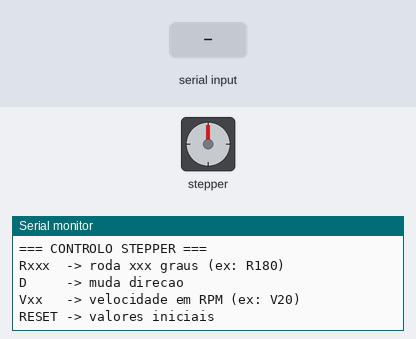
This sketch was run on a simulated ESP32. Parts: stepper motor, the last lines printed to the serial monitor. Wiring (inferred from the names in the program): stepper motor driver (200 steps per turn assumed): step GPIO 25; direction GPIO 26; enable GPIO 27. Inputs (shaded band) come from the test bench.

Above: at 1.2 s.
1.3 s: "D\n" received over Serial
At 2.5 s:
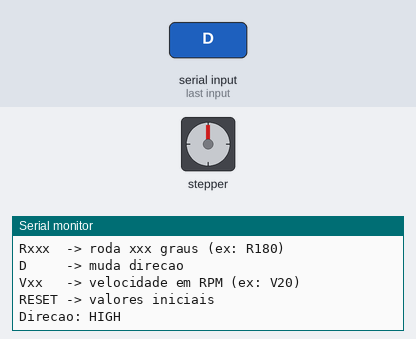
2.8 s: "RESET\n" received over Serial
At 3.9 s:
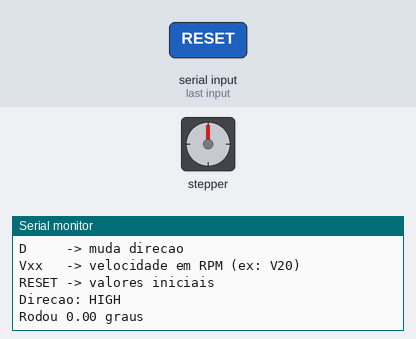
4.3 s: "90,45\n" received over Serial
At 5.1 s:
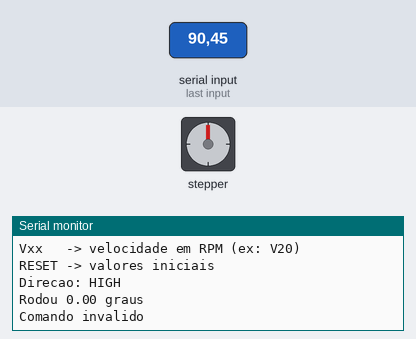

Measured:
- after the input at 1.3 s, the serial monitor: prints a new line at once (image 1)
- after the input at 2.8 s, the serial monitor: prints a new line at once (image 2)
- after the input at 4.3 s, the serial monitor: prints a new line at once (image 3)

The sketch:

stepper.ino
```cpp
// Simples aplicação

/*const byte directionPin = 26;
const byte enablePin    = 27;
const byte stepPin      = 25;
const int stepsPerRev = 200;
// Escolhido pelo utilizador
const float degreesToMove = 30.0;
const float RPM = 10.0;
// Datasheet: > 2.5 micro s high
const int pulseWidthMicros = 5;
int steps;
unsigned long microsBetweenStepsLow;

void setup()
{
  pinMode(enablePin, OUTPUT);
  pinMode(directionPin, OUTPUT);
  pinMode(stepPin, OUTPUT);
  // Ativa motores
  digitalWrite(enablePin, HIGH);
  // Calcular nr de passos
  steps = round(degreesToMove * (stepsPerRev / 360.0));
  // Calcular frequencia (0-200kHz)
  float stepsPerSecond = (RPM / 60.0) * stepsPerRev;
  // Período total em micro s
  float periodMicros = 1e6 / stepsPerSecond;
  // Tempo LOW
  microsBetweenStepsLow = periodMicros - pulseWidthMicros;
  if(microsBetweenStepsLow < 1){
    microsBetweenStepsLow = 1; // Proteção
  }
}

void loop()
{
  digitalWrite(directionPin, LOW);
  moveSteps(steps);

  delay(200);

  digitalWrite(directionPin, HIGH);
  moveSteps(steps);

  delay(200);
}

void moveSteps(int n)
{
  for (int i = 0; i < n; i++)
  {
    digitalWrite(stepPin, HIGH);
    delayMicroseconds(pulseWidthMicros);
    digitalWrite(stepPin, LOW);
    delayMicroseconds(microsBetweenStepsLow);
  }
}*/

// Controlo via comunicação série com PC:
const byte directionPin = 26;
const byte enablePin    = 27;
const byte stepPin      = 25;

const int stepsPerRev = 200;

// ===== Valores configuráveis =====
float degreesToMove = 30.0;
float RPM = 10.0;
bool direction = LOW;

// Datasheet: > 2.5 µs HIGH
const int pulseWidthMicros = 5;

int steps;
unsigned long microsBetweenStepsLow;

// ===== Atualiza parâmetros =====
void updateMotionParams() {
  steps = round(degreesToMove * (stepsPerRev / 360.0));

  float stepsPerSecond = (RPM / 60.0) * stepsPerRev;
  float periodMicros = 1e6 / stepsPerSecond;

  microsBetweenStepsLow = periodMicros - pulseWidthMicros;
  if (microsBetweenStepsLow < 1) microsBetweenStepsLow = 1;
}

void setup() {
  Serial.begin(115200);

  pinMode(enablePin, OUTPUT);
  pinMode(directionPin, OUTPUT);
  pinMode(stepPin, OUTPUT);

  digitalWrite(enablePin, HIGH);

  updateMotionParams();

  Serial.println("=== CONTROLO STEPPER ===");
  Serial.println("Rxxx  -> roda xxx graus (ex: R180)");
  Serial.println("D     -> muda direcao");
  Serial.println("Vxx   -> velocidade em RPM (ex: V20)");
  Serial.println("RESET -> valores iniciais");
}

void loop() {
  if (Serial.available()) {
    String cmd = Serial.readStringUntil('\n');
    cmd.trim();
    cmd.toUpperCase();

    // ---- Rxxx ----
    if (cmd.startsWith("R")) {
      degreesToMove = cmd.substring(1).toFloat();
      updateMotionParams();

      digitalWrite(directionPin, direction);
      moveSteps(steps);

      Serial.print("Rodou ");
      Serial.print(degreesToMove);
      Serial.println(" graus");
    }

    // ---- D ----
    else if (cmd == "D") {
      direction = !direction;
      Serial.print("Direcao: ");
      Serial.println(direction ? "HIGH" : "LOW");
    }

    // ---- Vxx ----
    else if (cmd.startsWith("V")) {
      RPM = cmd.substring(1).toFloat();
      updateMotionParams();

      Serial.print("Velocidade = ");
      Serial.print(RPM);
      Serial.println(" RPM");
    }

    // ---- RESET ----
    else if (cmd == "RESET") {
      degreesToMove = 30.0;
      RPM = 10.0;
      direction = LOW;
      updateMotionParams();

      Serial.println("Reset para valores iniciais");
    }

    else {
      Serial.println("Comando invalido");
    }
  }
}

void moveSteps(int n) {
  for (int i = 0; i < n; i++) {
    digitalWrite(stepPin, HIGH);
    delayMicroseconds(pulseWidthMicros);
    digitalWrite(stepPin, LOW);
    delayMicroseconds(microsBetweenStepsLow);
  }
}
```
